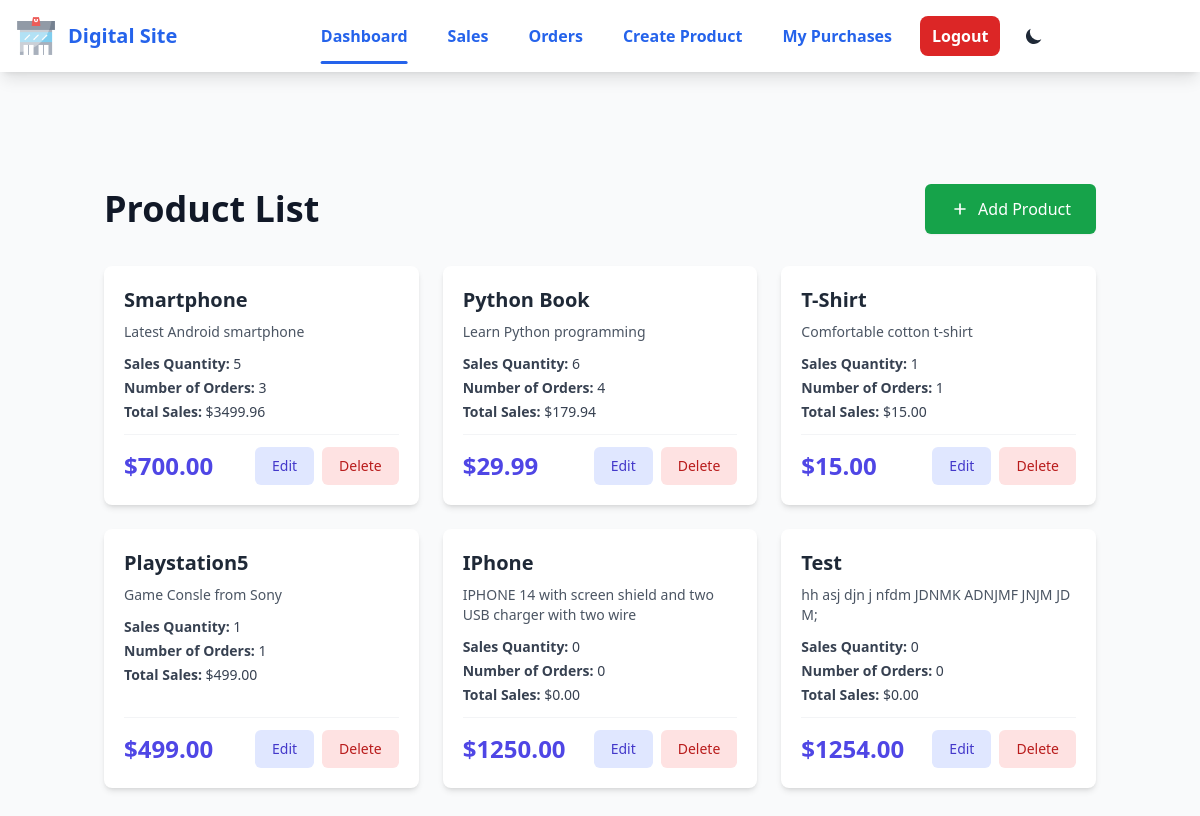
The page /dashbord (signed in) on the database its author committed.
### main/models.py (models this page shows, shortened)
class Product(models.Model):
    seller = models.ForeignKey(User,on_delete=models.CASCADE,related_name='products')
    name = models.CharField(max_length=255)
    desc = models.CharField(max_length=255)
    price = models.DecimalField(max_digits=10, decimal_places=2, validators=[MinValueValidator(Decimal('0.01'))])
    file = models.FileField(upload_to='uploads', default='uploads/no_image.png')
    category = models.ForeignKey(Category, on_delete=models.CASCADE, related_name='products')
    created_at = models.DateTimeField(auto_now_add=True)
    updated_at = models.DateTimeField(auto_now=True)
    def number_of_sales(self):
        result = self.orderitem_set.aggregate(total_quantity=Sum('quantity'))
        return result['total_quantity'] or 0
    def number_of_orders(self):
        result = self.orderitem_set.aggregate(total_orders=Count('order', distinct=True))
        return result['total_orders'] or 0
    def total_sales_price(self):
        result = self.orderitem_set.aggregate(
            total_sales=Sum(F('quantity') * F('price'))
        )
        return result['total_sales'] or 0

### main/views.py (the view)
# urls.py: path('dashbord',views.dashbord,name='dashboard'),
@login_required
def dashbord(request):
    user = request.user
    products = Product.objects.filter(seller=user) ;
    data = {
        'products':products ,
    }
    return render(request,'dashboard.html',data)

### main/templates/dashboard.html (shortened to what this page needs)
{% extends 'base.html' %}
{% block body %}
<div class="container mx-auto px-4 py-8">
    <div class="flex items-center justify-between mb-8">
        <h1 class="text-4xl font-extrabold text-gray-900">Product List</h1>
        <div>
            <a href="{% url 'main:product_create' %}"
               class="inline-flex items-center px-6 py-3 border border-transparent text-base font-medium rounded-md shadow-sm text-white bg-green-600 hover:bg-green-700
                      focus:outline-none focus:ring-2 focus:ring-offset-2 focus:ring-green-500 transition duration-300">
                <svg class="w-5 h-5 mr-2" fill="none" stroke="currentColor" viewBox="0 0 24 24" xmlns="http://www.w3.org/2000/svg">
                    <path stroke-linecap="round" stroke-linejoin="round" stroke-width="2" d="M12 6v6m0 0v6m0-6h6m-6 0H6"></path>
                </svg>
                Add Product
            </a>
        </div>
    </div>
    {% if products %}
        <div class="grid grid-cols-1 md:grid-cols-2 lg:grid-cols-3 gap-6">
            {% for product in products %}
                <div class="bg-white rounded-lg shadow-md overflow-hidden flex flex-col">
                    <div class="p-5 flex-grow flex flex-col">
                        <h2 class="text-xl font-semibold text-gray-800 mb-2">{{ product.name }}</h2>
                        <p class="text-gray-600 text-sm mb-3 line-clamp-2">{{ product.desc }}</p>
                        <div class="mb-3 text-sm text-gray-700 space-y-1">
                            <p><strong>Sales Quantity:</strong> {{ product.number_of_sales|default:"0" }}</p>
                            <p><strong>Number of Orders:</strong> {{ product.number_of_orders|default:"0" }}</p>
                            <p><strong>Total Sales:</strong> ${{ product.total_sales_price|default:"0.00"|floatformat:2 }}</p>
                        </div>
                        <div class="mt-auto flex justify-between items-center pt-3 border-t border-gray-100">
                            <span class="text-2xl font-bold text-indigo-600">${{ product.price|floatformat:2 }}</span>
                            <div class="flex space-x-2">
                                <a href="{% url 'main:product_edit' product.id %}"
                                   class="inline-flex items-center px-4 py-2 border border-transparent text-sm font-medium rounded-md text-indigo-700 bg-indigo-100 hover:bg-indigo-200
                                          focus:outline-none focus:ring-2 focus:ring-offset-2 focus:ring-indigo-500 transition duration-300">
                                    Edit
                                </a>
                                <form action="{% url 'main:product_delete' product.id %}" method="post"
                                      onsubmit="return confirm('Are you sure you want to delete \'{{ product.name }}\'? This action cannot be undone.')">
                                    <button type="submit"
                                            class="inline-flex items-center px-4 py-2 border border-transparent text-sm font-medium rounded-md text-red-700 bg-red-100 hover:bg-red-200
                                                   focus:outline-none focus:ring-2 focus:ring-offset-2 focus:ring-red-500 transition duration-300">
                                        Delete
                                    </button>
                                </form>
                            </div>
                        </div>
                    </div>
                </div>
            {% endfor %}
        </div>
    {% endif %}
</div>
{% endblock %}

### main/templates/base.html (style rules this page uses)
body { transition: background-color 0.3s ease; }

### rows shown on the page
Product: name "Smartphone", desc "Latest Android smartphone", number_of_sales "5", number_of_orders "3", total_sales_price "3499.96", price "700.00"
Product: name "Python Book", desc "Learn Python programming", number_of_sales "6", number_of_orders "4", total_sales_price "179.94", price "29.99"
Product: name "T-Shirt", desc "Comfortable cotton t-shirt", number_of_sales "1", number_of_orders "1", total_sales_price "15.00", price "15.00"
Product: name "Playstation5", desc "Game Consle from Sony", number_of_sales "1", number_of_orders "1", total_sales_price "499.00", price "499.00"
Product: name "IPhone", desc "IPHONE 14 with screen shield and two USB charger with two wire", number_of_sales "0", number_of_orders "0", total_sales_price "0.00", price "1250.00"
Product: name "Test", desc "hh asj djn j nfdm JDNMK ADNJMF JNJM JD M;", number_of_sales "0", number_of_orders "0", total_sales_price "0.00", price "1254.00"
